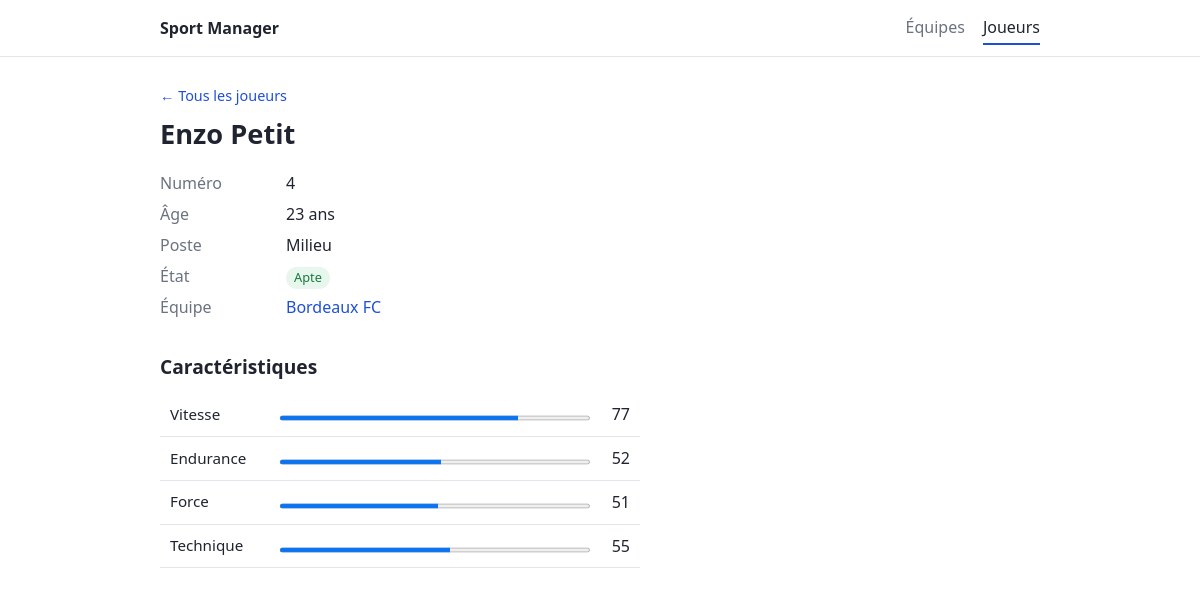
The app's page /index.php?p=joueur&id=4 with its own data.
### tables this page shows
CREATE TABLE joueurs(id_joueur INTEGER PRIMARY KEY,prenom VARCHAR(100) NOT NULL,nom VARCHAR(100) NOT NULL,age INTEGER,vitesse INTEGER NOT NULL,endurance INTEGER NOT NULL,technique INTEGER NOT NULL,force INTEGER NOT NULL,numero INTEGER,variante_avatar INTEGER,id_post INTEGER NOT NULL REFERENCES poste(id_post));

CREATE TABLE poste(id_post INTEGER PRIMARY KEY,nom_post VARCHAR(100) NOT NULL);

CREATE TABLE equipe(id_equipe INTEGER PRIMARY KEY,nom_equipe VARCHAR(100) NOT NULL,date_creation DATE NOT NULL,couleur VARCHAR(7),couleur_secondaire VARCHAR(7),id_coach INTEGER NOT NULL REFERENCES coach(id_coach));

### app/helpers.php (called while the page is built, shortened)
<?php
function e(mixed $valeur): string
{
    return htmlspecialchars((string) $valeur, ENT_QUOTES, 'UTF-8');
}
function url(string $page, array $params = []): string
{
    return 'index.php?' . http_build_query(['p' => $page] + $params);
}
function render(string $vue, array $donnees = []): void
{
    extract($donnees);
    require ROOT_PATH . '/app/views/' . $vue . '.php';
    require ROOT_PATH . '/app/views/layout.php';
}

### app/controllers/JoueurController.php (called while the page is built, shortened)
<?php
class JoueurController
{
    public function show(?int $id): void
    {
        $joueur = $id ? Joueur::find($id) : null;
        render('joueurs/show', [
            'titre' => $joueur['prenom'] . ' ' . $joueur['nom'],
            'joueur' => $joueur,
            'equipe' => Equipe::find($joueur['equipe_id']),
        ]);
    }
}

### app/Database.php (called while the page is built, shortened)
<?php
class Database
{
    private static ?PDO $pdo = null;
    public static function pdo(): PDO
    {
        if (self::$pdo === null) {
            $pdo = new PDO('sqlite:' . DB_PATH);
            $pdo->setAttribute(PDO::ATTR_ERRMODE, PDO::ERRMODE_EXCEPTION);
            $pdo->setAttribute(PDO::ATTR_DEFAULT_FETCH_MODE, PDO::FETCH_ASSOC);
            $pdo->exec('PRAGMA foreign_keys = ON');
            $existe = $pdo->query("SELECT name FROM sqlite_master WHERE type = 'table' AND name = 'equipe'")->fetch();
            $ancienSchema = $pdo->query("SELECT name FROM sqlite_master WHERE type = 'table' AND name = 'equipes'")->fetch();
            if (!$existe || $ancienSchema) {
                require_once ROOT_PATH . '/database/seed.php';
                creerSchemaEtDonnees($pdo);
            }
            self::$pdo = $pdo;
        }
        return self::$pdo;
    }
}

### app/models/Joueur.php (called while the page is built, shortened)
<?php
class Joueur
{
    public static function find(int $id): ?array
    {
        $st = Database::pdo()->prepare(self::SELECT . ' WHERE j.id_joueur = ?');
        $st->execute([$id]);
        return $st->fetch() ?: null;
    }
}

### database/seed.php (called while the page is built, shortened)
<?php
function creerSchemaEtDonnees(PDO $pdo): void
{
    $pdo->exec('PRAGMA foreign_keys = OFF');
    foreach (['participer','blessure','affectation','joueurs','poste','matchs','equipe','coach'] as $table) $pdo->exec("DROP TABLE IF EXISTS $table");
    $pdo->exec('PRAGMA foreign_keys = ON');
    $pdo->exec("CREATE TABLE coach(id_coach INTEGER PRIMARY KEY,nom VARCHAR(100) NOT NULL,identifiant VARCHAR(50) NOT NULL UNIQUE,mot_de_passe_hash VARCHAR(255) NOT NULL);
CREATE TABLE equipe(id_equipe INTEGER PRIMARY KEY,nom_equipe VARCHAR(100) NOT NULL,date_creation DATE NOT NULL,couleur VARCHAR(7),couleur_secondaire VARCHAR(7),id_coach INTEGER NOT NULL REFERENCES coach(id_coach));
CREATE TABLE matchs(id_match INTEGER PRIMARY KEY,date_prevue DATETIME NOT NULL,date_match DATETIME,score_dom VARCHAR(50),score_ext VARCHAR(50),status VARCHAR(10) NOT NULL CHECK(status IN ('a_venir','en_cours','termine')),id_equipe INTEGER NOT NULL REFERENCES equipe(id_equipe),id_equipe_1 INTEGER NOT NULL REFERENCES equipe(id_equipe));
CREATE TABLE poste(id_post INTEGER PRIMARY KEY,nom_post VARCHAR(100) NOT NULL);
CREATE TABLE joueurs(id_joueur INTEGER PRIMARY KEY,prenom VARCHAR(100) NOT NULL,nom VARCHAR(100) NOT NULL,age INTEGER,vitesse INTEGER NOT NULL,endurance INTEGER NOT NULL,technique INTEGER NOT NULL,force INTEGER NOT NULL,numero INTEGER,variante_avatar INTEGER,id_post INTEGER NOT NULL REFERENCES poste(id_post));
CREATE TABLE affectation(id_affectation INTEGER PRIMARY KEY,date_debut DATETIME NOT NULL,date_fin DATETIME,id_equipe INTEGER NOT NULL REFERENCES equipe(id_equipe),id_joueur INTEGER NOT NULL REFERENCES joueurs(id_joueur));
CREATE TABLE blessure(id_blessure INTEGER PRIMARY KEY,date_debut DATETIME NOT NULL,date_fin DATETIME,id_joueur INTEGER NOT NULL REFERENCES joueurs(id_joueur));
CREATE TABLE participer(id_joueur INTEGER NOT NULL REFERENCES joueurs(id_joueur),id_match INTEGER NOT NULL REFERENCES matchs(id_match),PRIMARY KEY(id_joueur,id_match));");
    $pdo->beginTransaction();
    $pdo->exec("INSERT INTO coach VALUES(1,'Coach principal','coach','hash'); INSERT INTO equipe VALUES(1,'Paris FC','2024-01-01','#0055A4','#EF4135',1),(2,'Lyon United','2024-01-01','#1E3A8A','#F97316',1),(3,'Marseille City','2024-01-01','#00AEEF','#FFFFFF',1),(4,'Bordeaux FC','2024-01-01','#7F1734','#D4AF37',1); INSERT INTO poste VALUES(1,'Gardien'),(2,'Défenseur'),(3,'Milieu'),(4,'Attaquant');");
    $joueurs=[['Lucas','Dupont',28,90,57,67,51,1],['Hugo','Martin',25,65,64,56,58,2],['Théo','Bernard',27,93,84,87,55,2],['Enzo','Petit',23,77,52,55,51,3],['Kylian','Leroy',24,63,64,88,82,4],['Antoine','Moreau',26,51,85,91,62,4]];
    $st=$pdo->prepare('INSERT INTO joueurs(prenom,nom,age,vitesse,endurance,technique,force,numero,id_post) VALUES(?,?,?,?,?,?,?,?,?)'); $aff=$pdo->prepare('INSERT INTO affectation(date_debut,id_equipe,id_joueur) VALUES(?,?,?)');
    foreach($joueurs as $i=>$j){$st->execute([$j[0],$j[1],$j[2],$j[3],$j[4],$j[5],$j[6],$i+1,$j[7]]);$aff->execute(['2024-01-01',($i%4)+1,$pdo->lastInsertId()]);}
}

### app/models/Equipe.php (called while the page is built, shortened)
<?php
class Equipe
{
    public static function find(int $id): ?array
    {
        $st = Database::pdo()->prepare('SELECT e.*, e.id_equipe AS id, e.nom_equipe AS nom, c.nom AS coach_nom FROM equipe e JOIN coach c ON c.id_coach = e.id_coach WHERE e.id_equipe = ?');
        $st->execute([$id]);
        return $st->fetch() ?: null;
    }
}

### app/views/joueurs/show.php (the view)
<?php
$competences = [
    'Vitesse' => $joueur['vitesse'],
    'Endurance' => $joueur['endurance'],
    'Force' => $joueur['force'],
    'Technique' => $joueur['technique'],
];
?>
<p class="retour"><a href="<?= url('joueurs') ?>">← Tous les joueurs</a></p>
<h1><?= e($joueur['prenom'] . ' ' . $joueur['nom']) ?></h1>
<dl class="infos">
    <dt>Numéro</dt><dd><?= (int) $joueur['numero'] ?></dd>
    <dt>Âge</dt><dd><?= (int) $joueur['age'] ?> ans</dd>
    <dt>Poste</dt><dd><?= e($joueur['poste_nom']) ?></dd>
    <dt>État</dt><dd><?= $joueur['est_blesse'] ? '<span class="tag rouge">Blessé</span>' : '<span class="tag vert">Apte</span>' ?></dd>
    <dt>Équipe</dt>
    <dd><a href="<?= url('equipe', ['id' => $equipe['id']]) ?>"><?= e($equipe['nom']) ?></a>
    </dd>
</dl>
<h2>Caractéristiques</h2>
<?php if ($joueur['vitesse'] === null): ?>
    <p class="vide">Aucune compétence renseignée.</p>
<?php else: ?>
    <table class="competences">
        <?php foreach ($competences as $nom => $valeur): ?>
            <tr>
                <th><?= e($nom) ?></th>
                <td><progress max="100" value="<?= (int) $valeur ?>"></progress></td>
                <td class="num"><?= (int) $valeur ?></td>
            </tr>
        <?php endforeach; ?>
    </table>
<?php endif; ?>

### public/css/style.css (style rules this page uses)
:root { --texte: #1f2430; --discret: #6b7280; --trait: #e3e6eb; --fond: #ffffff; --fond-doux: #f6f7f9; --accent: #1f4fd8; }
* { box-sizing: border-box; }
body { margin: 0; font: 16px/1.55 system-ui, "Segoe UI", Roboto, Arial, sans-serif; color: var(--texte); background: var(--fond); }
a { color: var(--accent); text-decoration: none; }
h1 { font-size: 1.7rem; margin: 0 0 8px; }
h2 { font-size: 1.2rem; margin: 32px 0 12px; }
.retour { margin: 0 0 6px; font-size: .9rem; }
table { width: 100%; border-collapse: collapse; margin-top: 12px; }
th, td { text-align: left; padding: 9px 10px; border-bottom: 1px solid var(--trait); }
th { font-size: .8rem; text-transform: uppercase; letter-spacing: .03em; color: var(--discret); font-weight: 600; }
.num { text-align: right; }
.tag { display: inline-block; font-size: .8rem; padding: 1px 8px; border-radius: 999px; }
.tag.vert { background: #e8f7ee; color: #187a3d; }
.infos { display: grid; grid-template-columns: 110px 1fr; gap: 6px 16px; margin: 16px 0; }
.infos dt { color: var(--discret); }
.infos dd { margin: 0; }
.competences { max-width: 480px; }
.competences th { text-transform: none; letter-spacing: 0; font-size: .95rem; color: var(--texte); font-weight: 500; width: 110px; }
.competences td { width: auto; }
.competences td.num { width: 40px; }
progress { width: 100%; height: 10px; }

### records on screen
joueurs: prenom+nom "Enzo Petit", numero "4", age "23", id_post.nom_post "Milieu"
equipe: nom_equipe "Bordeaux FC"

### other values on screen
$libelle "Équipes"
$libelle "Joueurs"
$nom "Vitesse"
$valeur "77"
$nom "Endurance"
$valeur "52"
$nom "Force"
$valeur "51"
$nom "Technique"
$valeur "55"
